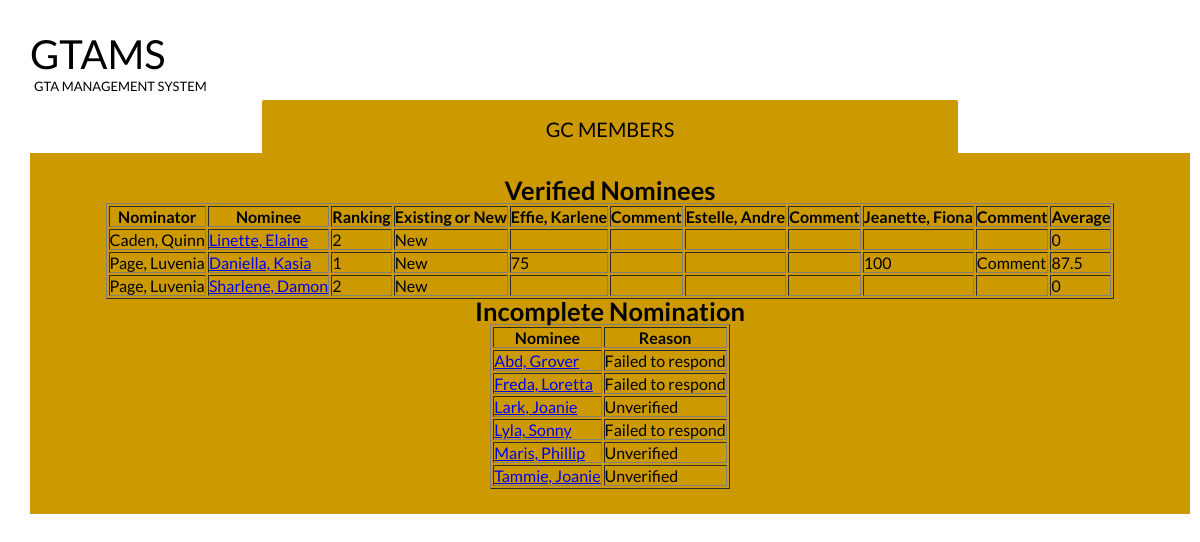
The page /GCMember.php (signed in) on the database its author committed.
### tables this page shows
CREATE TABLE `gcmember` (
  `gcName` varchar(70) NOT NULL,
  `gcEmail` varchar(255) NOT NULL,
  `gcLogin` varchar(50) NOT NULL,
  `gcPass` varchar(50) NOT NULL
);

CREATE TABLE `nomination` (
  `nominatorLogin` varchar(50) NOT NULL,
  `pid` varchar(20) NOT NULL,
  `ranking` int(11) NOT NULL,
  `timestamp` datetime NOT NULL,
  `sessionid` varchar(20) NOT NULL,
  `verified` tinyint(4) NOT NULL DEFAULT '0',
  `responded` tinyint(4) NOT NULL DEFAULT '0'
);

CREATE TABLE `gtanominator` (
  `nominatorName` varchar(70) NOT NULL,
  `nominatorEmail` varchar(255) NOT NULL,
  `nominatorLogin` varchar(50) NOT NULL,
  `nominatorPass` varchar(50) NOT NULL
);

CREATE TABLE `gtanominee` (
  `advisor` varchar(70) DEFAULT NULL,
  `nomineeName` varchar(70) DEFAULT NULL,
  `pid` varchar(20) NOT NULL,
  `nomineeEmail` varchar(255) DEFAULT NULL,
  `nomineePhone` varchar(10) DEFAULT NULL,
  `isPHDStudent` int(11) DEFAULT NULL,
  `semestersAsGrad` int(11) DEFAULT NULL,
  `passedSpeak` int(11) DEFAULT NULL,
  `semestersAsGTA` int(11) DEFAULT NULL,
  `gradCourses` varchar(255) DEFAULT NULL,
  `gpa` float DEFAULT NULL,
  `publications` varchar(255) DEFAULT NULL,
  `newlyAdmitted` tinyint(1) DEFAULT NULL
);

CREATE TABLE `gcscoring` (
  `gcLogin` varchar(50) NOT NULL,
  `pid` varchar(20) NOT NULL,
  `score` int(11) NOT NULL,
  `sessionid` varchar(20) NOT NULL,
  `comment` varchar(255) DEFAULT NULL
);

### GCMember.php (the view, shortened to what this page needs)
<link rel="stylesheet" type="text/css" href="DBHomeStyle.css">
<h1>GTAMS <span>GTA Management System</span></h1>
<ul class="tabs">
    <li>
        <label for="tab3">GC Members</label>
        <div id="tab-content3" class="tab-content" align="center">
            <?php
            include 'connect.php';
            $table_data = mysqli_query($con, "SELECT nominatorName, nomineeName, ranking, newlyAdmitted, gtanominee.pid FROM gtanominee INNER JOIN nomination ON gtanominee.pid=nomination.pid INNER JOIN gtanominator ON gtanominator.nominatorLogin=nomination.nominatorLogin WHERE sessionid=\"{$_SESSION['sessionid']}\" AND verified=1 ORDER BY nominatorName ASC, ranking ASC");
			$gc_members = mysqli_query($con, "SELECT gcName, gcmember.gcLogin FROM gcmember INNER JOIN sessiongc ON gcmember.gcLogin=sessiongc.gcLogin WHERE sessionid=\"{$_SESSION['sessionid']}\" ORDER BY gcName ASC");
			echo'<h2>Verified Nominees</h2>';
            echo "<table border='1'>
                    <tr>
                    <th>Nominator</th>
                    <th>Nominee</th>
					<th>Ranking</th>
					<th>Existing or New</th>";
			while($row = mysqli_fetch_array($gc_members)){
				echo "<th>" . $row['gcName'] . "</th>";
				echo "<th>Comment</th>";
			}
			echo "<th>Average</th>";
			echo "</tr>";
            while ($row1 = mysqli_fetch_array($table_data)) {
				$sum = 0;
				$ct = 0;
                echo "<tr>";
                echo "<td>" . $row1['nominatorName'] . "</td>";
				$nomineeURL = "nomineeInfo.php?pid=" . $row1['pid'];
				echo "<td>" . "<a href=\"{$nomineeURL}\" target=\"_blank\">" . $row1['nomineeName'] . "</a>" . "</td>";
				echo "<td>" . $row1['ranking'] . "</td>";
				if($row1['newlyAdmitted'] == 1){
					echo "<td>New</td>";
				}
				else{
					echo "<td>Existing</td>";
				}
				mysqli_data_seek($gc_members, 0);
				while($row2 = mysqli_fetch_array($gc_members))
				{
					$score = mysqli_query($con, "SELECT score, comment FROM gcscoring WHERE gcLogin='{$row2['gcLogin']}' AND pid='{$row1['pid']}'");
					if(mysqli_num_rows($score) == 1){
						$row3 = mysqli_fetch_array($score);
						$sum = $sum + $row3['score'];
						$ct++;
						echo "<td>" . $row3['score'] . "</td>";
						echo "<td>" . $row3['comment'] . "</td>";
					}
					else if($_SESSION["user"] == $row2['gcLogin'])
					{
						echo"<td>field here</td><td>field here</td>";
					}
					else{
						echo "<td></td><td></td>";
					}
				}
				if($ct != 0){
					$average = $sum/$ct;
				}
				else{
					$average = 0;
				}
				echo "<td>" . $average . "</td>";
                echo "</tr>";
            }
            echo "</table>";
			$incompleteQuery = mysqli_query($con, "SELECT nomineeName, responded, verified, gtanominee.pid FROM gtanominee INNER JOIN nomination ON gtanominee.pid=nomination.pid WHERE sessionid='{$_SESSION['sessionid']}' AND (responded=0 OR verified=0) ORDER BY nomineeName ASC");
			echo '<h2>Incomplete Nomination</h2>
				<table border="1">
					<th>Nominee</th>
					<th>Reason</th>
					</tr>';
			while($incomplete = mysqli_fetch_array($incompleteQuery)){
				$reason = "Failed to respond";
				if($incomplete['responded']){
					$reason = "Unverified";
				}
				$nomineeURL = "nomineeInfo.php?pid=" . $incomplete['pid'];
				echo "<td>" . "<a href=\"{$nomineeURL}\" target=\"_blank\">" . $incomplete['nomineeName'] . "</a>" . "</td>";
				echo '<td>' . $reason . '</td></tr>';
			}
            ?>
            </table>
        </div>
    </li>
</ul>

### DBHomeStyle.css (style rules this page uses)
* { margin: 0; padding: 0; -moz-box-sizing: border-box; -webkit-box-sizing: border-box; box-sizing: border-box; }
h1 { font-weight: normal; font-size: 40px; font-weight: normal; text-transform: uppercase; float: left; margin: 10px 0 100px 10px; }
h1 span { font-size: 13px; display: block; padding-left: 4px; }
.tabs { width: 100%; float: none; list-style: none; position: relative; margin: 80px 0 0 10px; text-align: left; }
.tabs li { margin-left:20%; }
.tabs label { display: block; padding: 14px 21px; border-radius: 2px 2px 0 0; font-size: 20px; font-weight: normal; text-transform: uppercase; background: #ffc904; cursor: pointer; position: absolute; top: 4px; -moz-transition: all 0.2s ease-in-out; -o-transition: all 0.2s ease-in-out; -webkit-transition: all 0.2s ease-in-out; transition: all 0.2s ease-in-out; }
.tabs .tab-content { z-index: 2; display: none; overflow: hidden; width: 100%; font-size: 17px; line-height: 25px; padding: 25px; position: absolute; top: 53px; left: 0; background: #CC9900; }
.tabs [id^="tab"]:checked + label { top: 0; padding-top: 17px; background: #CC9900; width:60%; text-align:center; }
.tabs [id^="tab"]:checked ~ [id^="tab-content"] { display: block; }

### rows shown on the page
gcmember: gcName "Effie, Karlene", gcscoring.score "75"
gcmember: gcName "Estelle, Andre"
gcmember: gcName "Jeanette, Fiona", gcscoring.score "100", gcscoring.comment "Comment"
nomination: nominatorLogin.nominatorName "Caden, Quinn", pid.nomineeName "Linette, Elaine", ranking "2", average "0"
nomination: nominatorLogin.nominatorName "Page, Luvenia", pid.nomineeName "Daniella, Kasia", ranking "1", average "87.5"
nomination: nominatorLogin.nominatorName "Page, Luvenia", pid.nomineeName "Sharlene, Damon", ranking "2", average "0"
nomination: pid.nomineeName "Abd, Grover", reason "Failed to respond"
nomination: pid.nomineeName "Freda, Loretta", reason "Failed to respond"
nomination: pid.nomineeName "Lark, Joanie", responded "Unverified"
nomination: pid.nomineeName "Lyla, Sonny", reason "Failed to respond"
nomination: pid.nomineeName "Maris, Phillip", responded "Unverified"
nomination: pid.nomineeName "Tammie, Joanie", responded "Unverified"
